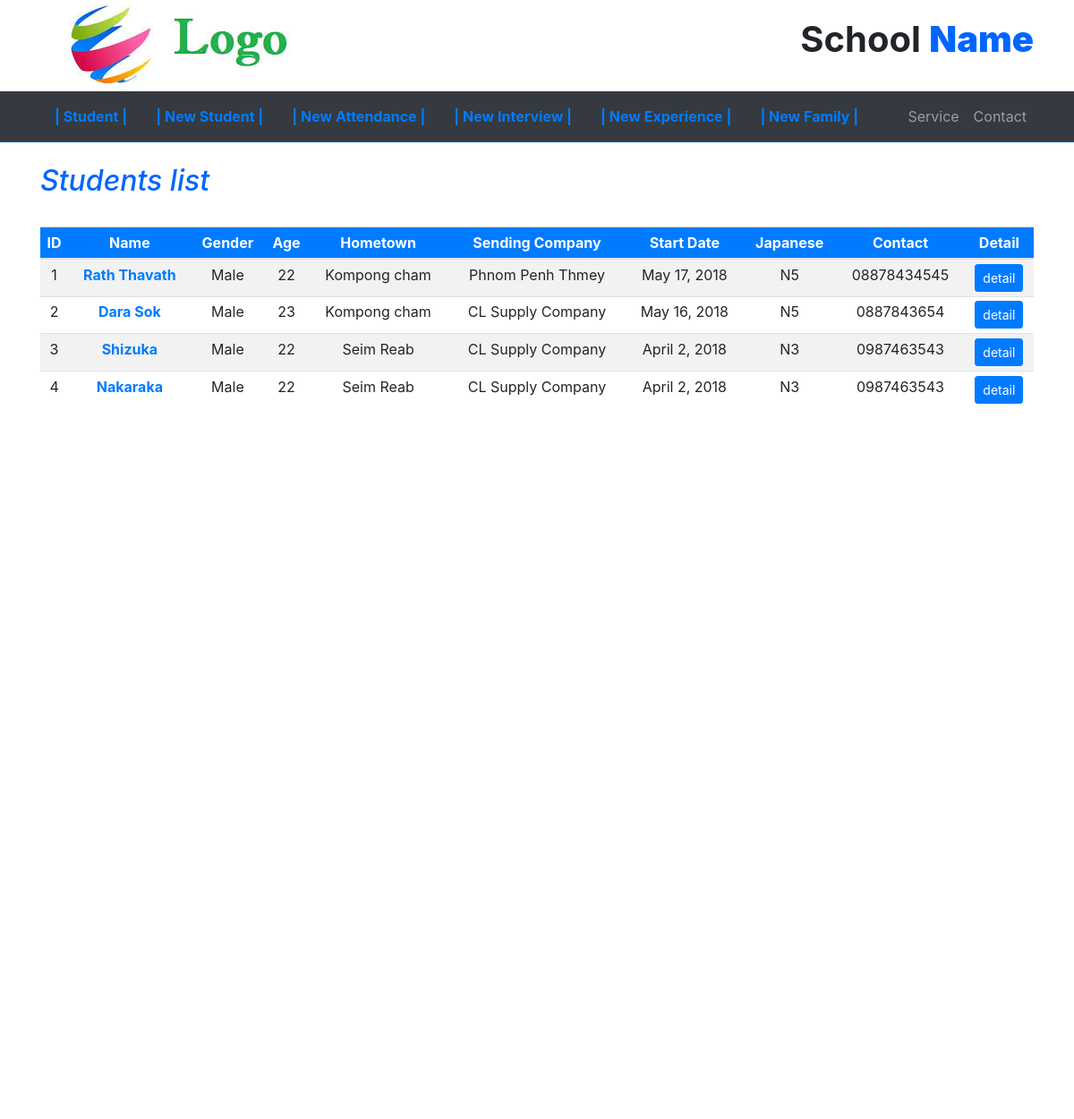
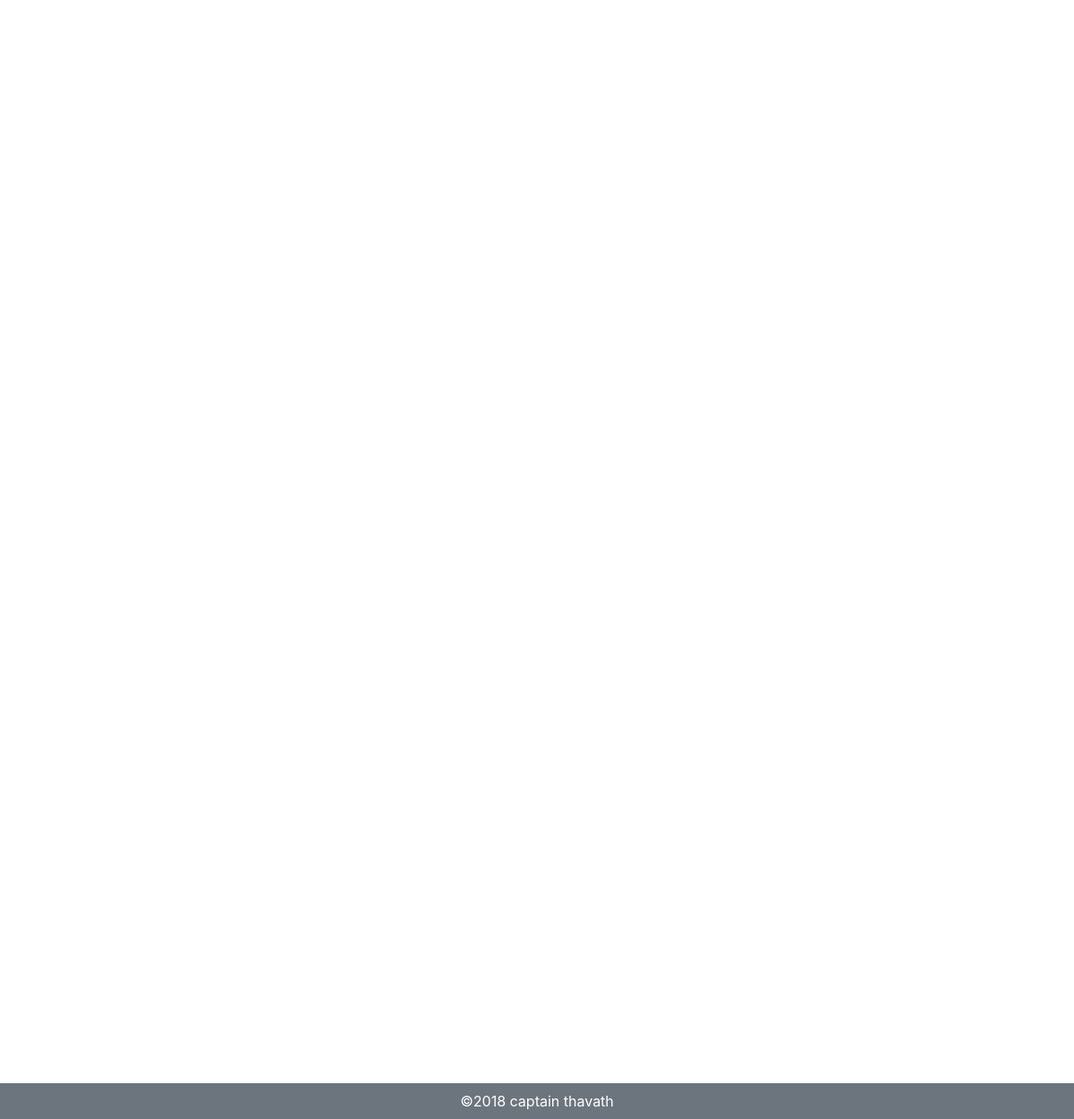
The page /students/ on the database its author committed (2 pictures, top to bottom).
### students/models.py (models this page shows, shortened)
class Student(models.Model):
	english_name = models.CharField(max_length=200)
	khmer_name = models.CharField(max_length=200, blank=True)
	japanese_name = models.CharField(max_length=200, blank=True)
	nationality = models.CharField(max_length=50)
	place_of_birth = models.CharField(max_length=200)
	card_id = models.CharField(max_length=100, blank=True)
	khmer_salary = models.FloatField(max_length=10, default=150, blank=True)
	EDU = (
		('Primary School','Primary School'),
		('Secondary School','Secondary School'),
		('High School','High School'),
		('University','University'),
		('Vocation School', 'Vocation Shool'),
		('Traning School','Traning School'),
		)
	education = models.CharField(max_length=200, choices=EDU)
	date_of_birth = models.DateField(auto_now=False, auto_now_add=False)
	age = models.PositiveIntegerField(default=0)
	GENDER = (
			('Male','Male'),
			('Female','Female'),
		)
	gender = models.CharField(max_length=200,choices=GENDER)
	state_of_healt = models.CharField(max_length=20, blank=True)
	blood_type = models.CharField(max_length=20, blank=True)
	vision = models.CharField(max_length=50, blank=True)
	interest = models.CharField(max_length=50, blank=True)
	year_of_experience = models.IntegerField(default=0)
	MARRIED = (
			('Yes','Yes'),
			('No','No'),
		)
	married = models.CharField(max_length=50, choices=MARRIED)
	position = models.CharField(max_length=50, blank=True)
	behavior = models.CharField(max_length=50, blank=True)
	went_to_japan = models.CharField(max_length=50, choices=MARRIED)
	japanese_conversation = models.CharField(max_length=50, choices=MARRIED)
	height = models.CharField(max_length=50, blank=True)
	weight = models.CharField(max_length=50, blank=True)
	current_address = models.CharField(max_length=200)
	REASON = (
		('Increase Revenue','Increase Revenue'),
		('Respect to parents','Respect to parents'),
		('Improve Living','Improve Living'),
		('Education','Education'),
		('Other Reason','Other Reason'),
		)
	reason = models.CharField(max_length=255, choices=REASON)
	arrang_money = models.TextField(max_length=255, blank=True)
	COMPANY=(
		('Company 168','Company 168'),
		('Phnom Penh Thmey','Phnom Penh Thmey'),
		('CL Supply Company','CL Supply COMPANY'),
		('Other Company','Other Company'),
		)
	sending_company = models.CharField(max_length=200, choices=COMPANY)
	LEVEL = (
		('level','level'),
		('N5','N5'),
		('N4','N4'),
		('N3','N3'),
		('N2','N2'),
		('N1','N1'),
	)
	japanese_level = models.CharField(max_length=50, choices=LEVEL)
	field_of_work = models.CharField(max_length=50, blank=True)
	date_go_japan = models.DateField(auto_now_add=False, auto_now=False, blank=True)
	prefecture = models.CharField(max_length=50, blank=True)
	zip_code = models.CharField(max_length=50, blank=True)
	address_in_japan = models.CharField(max_length=200)
	grammer_level = models.CharField(max_length=200, blank=True)
	idiom_level = models.CharField(max_length=200, blank=True)
	conversation_level = models.CharField(max_length=200, blank=True)
	life_attitude = models.CharField(max_length=200, blank=True)
	course_type = models.CharField(max_length=100, blank=True)
	last_peroid_of_study = models.DateField(auto_now=False, auto_now_add=False, blank=True)
	university_name = models.CharField(max_length=200, blank=True)
	subject_name = models.CharField(max_length=100, blank=True)
	teacher_name = models.CharField(max_length=50, blank=True)
	book_type = models.CharField(max_length=50, blank=True)
	start_date = models.DateField(blank=True)
	end_date = models.DateField(blank=True)
	status = models.CharField(max_length=50, blank=True)
	description = models.CharField(max_length=255, blank=True)
	admin_name = models.CharField(max_length=50, blank=True)
	email_address = models.EmailField(max_length=255, blank=True)
	phone_number = models.CharField(max_length=255, blank=True)

### students/views.py (the view)
def index(request):
    students = Student.objects.all()
    context = { 'students': students }
    return render(request, 'students/index.html', context)

### students/templates/students/index.html
{% extends 'students/base.html' %}
{% block content %}
				<div class="container">
					<div>
					<br>
					<h2><i style="color: #0066ff;">Students list</i></h2>
				    <br>
				    <table class="table table-hover table-sm table-striped table-responsive-sm " style="text-align: center;">
				    	<thead class="bg-primary" style="color: white; height: 30px;">
				    		<tr>
				    			<th>ID</th>
				    			<th>Name</th>
				    			<th>Gender</th>
				    			<th>Age</th>
				    			<th>Hometown</th>
				    			<th>Sending Company</th>
				    			<th>Start Date</th>
				    			<th>Japanese</th>
				    			<th>Contact</th>
				    			<th>Detail</th>
				    		</tr>
				    	</thead >
				    	<tbody class="table-hover">
				    	{% if students %}
				    	{% for student in students %}
				    		<tr class=" table-xm table-hover" >
				    			<td>{{ student.id }}</td>
				    			<td><strong><a href="{% url 'students:detail' student.id %}">{{ student.english_name }}</a></strong></td>
				    			<td>{{ student.gender }}</td>
				    			<td>{{ student.age }}</td>
				    			<td>{{ student.place_of_birth }}</td>
				    			<td>{{ student.sending_company }}</td>
				    			<td>{{ student.start_date }}</td>
				    			<td>{{ student.japanese_level }}</td>
				    			<td>{{ student.phone_number }}</td>
				    			<td><a class="btn btn-sm btn-primary"  href="{% url 'students:detail' student.id %}">detail</a></td>
				    		</tr>
				    	{% endfor %}
						{% else %}
						    <p>No student are available.</p>
						{% endif %}
				    	</tbody>
				    </table>
					</div>
				</div>
{% endblock %}

### students/static/students/index.css (style rules this page uses)
body { background-color: green; position: relative; }

### rows shown on the page
Student: id "1", english_name "Rath Thavath", gender "Male", age "22", place_of_birth "Kompong cham", sending_company "Phnom Penh Thmey", start_date "May 17, 2018", japanese_level "N5", phone_number "08878434545"
Student: id "2", english_name "Dara Sok", gender "Male", age "23", place_of_birth "Kompong cham", sending_company "CL Supply Company", start_date "May 16, 2018", japanese_level "N5", phone_number "0887843654"
Student: id "3", english_name "Shizuka", gender "Male", age "22", place_of_birth "Seim Reab", sending_company "CL Supply Company", start_date "April 2, 2018", japanese_level "N3", phone_number "0987463543"
Student: id "4", english_name "Nakaraka", gender "Male", age "22", place_of_birth "Seim Reab", sending_company "CL Supply Company", start_date "April 2, 2018", japanese_level "N3", phone_number "0987463543"
